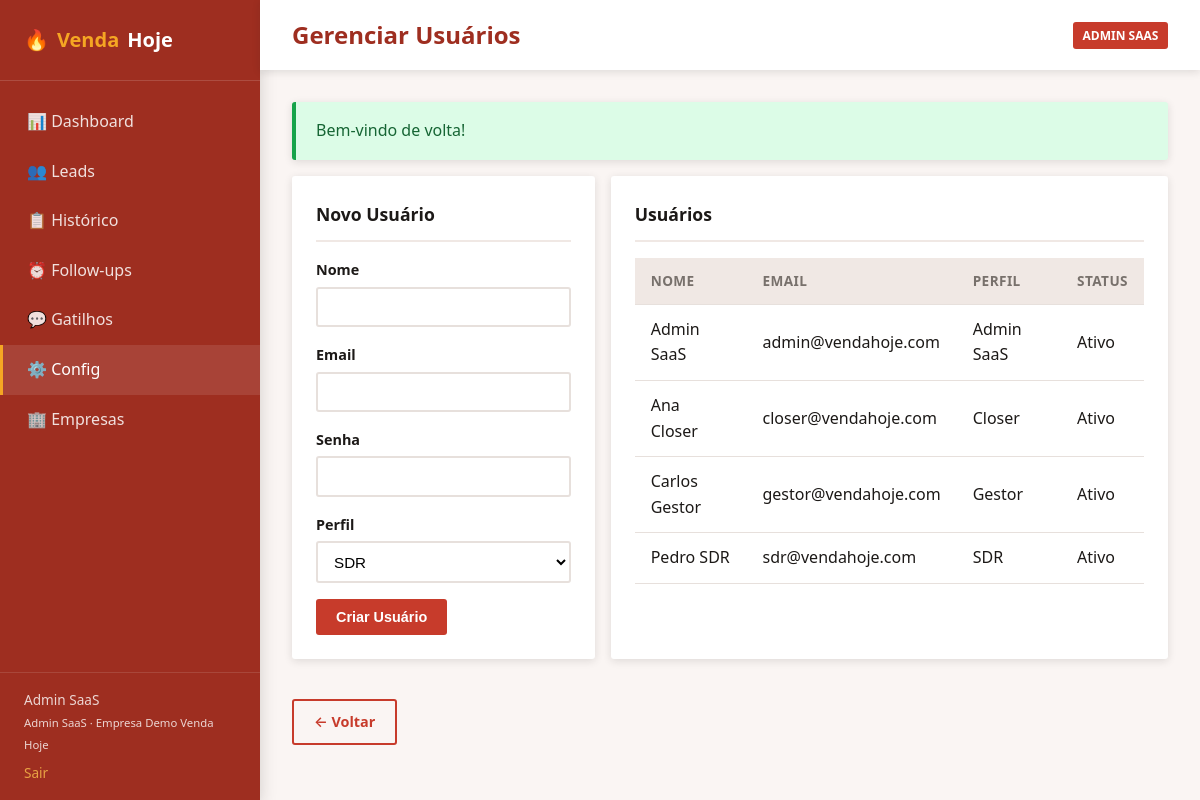
Screenshot of /venda_hoje/public/config/usuarios (signed in) with the database file from the repository.
### tables this page shows
CREATE TABLE IF NOT EXISTS usuarios (
    id INT UNSIGNED AUTO_INCREMENT PRIMARY KEY,
    empresa_id INT UNSIGNED NOT NULL,
    nome VARCHAR(150) NOT NULL,
    email VARCHAR(150) NOT NULL,
    senha VARCHAR(255) NOT NULL,
    perfil ENUM('sdr','closer','gestor','admin_saas') NOT NULL DEFAULT 'sdr',
    ativo TINYINT(1) NOT NULL DEFAULT 1,
    created_at TIMESTAMP DEFAULT CURRENT_TIMESTAMP,
    updated_at TIMESTAMP DEFAULT CURRENT_TIMESTAMP ON UPDATE CURRENT_TIMESTAMP,
    UNIQUE KEY uk_usuario_email_empresa (email, empresa_id),
    FOREIGN KEY (empresa_id) REFERENCES empresas(id) ON DELETE CASCADE
);

### app/Core/Controller.php (called while the page is built, shortened)
<?php
abstract class Controller
{
    protected function view(string $view, array $data = [], ?string $layout = 'main'): void
    {
        View::render($view, $data, $layout);
    }
}

### app/Controllers/ConfigController.php (called while the page is built, shortened)
<?php
class ConfigController extends Controller
{
    public function usuarios(): void
    {
        $user = Auth::user();
        $usuarioModel = new Usuario();
        $usuarios = $usuarioModel->getByEmpresa((int) $user['empresa_id']);
        $this->view('pages/config/usuarios', [
            'title' => 'Gerenciar Usuários',
            'usuarios' => $usuarios,
        ]);
    }
}

### public/index.php (called while the page is built, shortened)
<?php
$sessionConfig = require BASE_PATH . '/config/auth.php';
$router = new App\Core\Router();
$uri = $_SERVER['REQUEST_URI'] ?? '/';
$method = $_SERVER['REQUEST_METHOD'] ?? 'GET';
$router->dispatch($uri, $method);

### app/Helpers/functions.php (called while the page is built, shortened)
<?php
if (!function_exists('env')) {
    function env(string $key, mixed $default = null): mixed
    {
        $value = $_ENV[$key] ?? $_SERVER[$key] ?? null;
        return match (strtolower((string) $value)) {
            'true', '(true)' => true,
            'false', '(false)' => false,
            'empty', '(empty)' => '',
            'null', '(null)' => null,
            default => $value,
        };
    }
}
if (!function_exists('config')) {
    function config(string $key, mixed $default = null): mixed
    {
        static $configs = [];
        [$file, $item] = array_pad(explode('.', $key, 2), 2, null);
        if (!isset($configs[$file])) {
            $path = BASE_PATH . "/config/{$file}.php";
            $configs[$file] = file_exists($path) ? require $path : [];
        }
        return $configs[$file][$item] ?? $default;
    }
}
if (!function_exists('url')) {
    function url(string $path = ''): string
    {
        $base = rtrim(config('app.url'), '/');
        $path = $path === '' ? '' : '/' . ltrim($path, '/');
        return $base . $path;
    }
}
if (!function_exists('asset')) {
    function asset(string $path): string
    {
        return url('assets/' . ltrim($path, '/'));
    }
}
if (!function_exists('getFlash')) {
    function getFlash(): array
    {
        $flash = $_SESSION['_flash'] ?? [];
        return $flash;
    }
}
if (!function_exists('e')) {
    function e(?string $value): string
    {
        return htmlspecialchars($value ?? '', ENT_QUOTES, 'UTF-8');
    }
}
if (!function_exists('perfilLabel')) {
    function perfilLabel(string $perfil): string
    {
        return config('app.perfil_labels')[$perfil] ?? $perfil;
    }
}

### config/app.php (called while the page is built, shortened)
<?php
return [
    'name' => env('APP_NAME', 'Venda Hoje CRM'),
    'env' => env('APP_ENV', 'local'),
    'debug' => env('APP_DEBUG', true),
    'url' => rtrim(env('APP_URL', 'http://localhost'), '/'),
    'key' => env('APP_KEY', ''),
    'timezone' => 'America/Sao_Paulo',
    'funil_etapas' => [
        'novo_lead',
        'em_contato',
        'qualificado',
        'videochamada_agendada',
        'videochamada_realizada',
        'proposta_enviada',
        'negociacao',
        'fechado',
        'perdido',
    ],
    'funil_labels' => [
        'novo_lead' => 'Novo Lead',
        'em_contato' => 'Em Contato',
        'qualificado' => 'Qualificado',
        'videochamada_agendada' => 'Videochamada Agendada',
        'videochamada_realizada' => 'Videochamada Realizada',
        'proposta_enviada' => 'Proposta Enviada',
        'negociacao' => 'Negociação',
        'fechado' => 'Fechado',
        'perdido' => 'Perdido',
    ],
    'canais_atendimento' => ['telefone', 'whatsapp', 'email', 'videochamada', 'presencial', 'outro'],
    'perfis' => ['sdr', 'closer', 'gestor', 'admin_saas'],
    'perfil_labels' => [
        'sdr' => 'SDR',
        'closer' => 'Closer',
        'gestor' => 'Gestor',
        'admin_saas' => 'Admin SaaS',
    ],
];

### config/database.php (called while the page is built, shortened)
<?php
return [
    'host' => env('DB_HOST', '127.0.0.1'),
    'port' => env('DB_PORT', '3306'),
    'database' => env('DB_DATABASE', 'venda_hoje'),
    'username' => env('DB_USERNAME', 'root'),
    'password' => env('DB_PASSWORD', ''),
];

### app/Core/Database.php (called while the page is built, shortened)
<?php
class Database
{
    private static ?PDO $instance = null;
    public static function getInstance(): PDO
    {
        if (self::$instance === null) {
            $config = require BASE_PATH . '/config/database.php';
            $dsn = sprintf(
                'mysql:host=%s;port=%s;dbname=%s;charset=utf8mb4',
                $config['host'],
                $config['port'],
                $config['database']
            );
            try {
                self::$instance = new PDO($dsn, $config['username'], $config['password'], [
                    PDO::ATTR_ERRMODE => PDO::ERRMODE_EXCEPTION,
                    PDO::ATTR_DEFAULT_FETCH_MODE => PDO::FETCH_ASSOC,
                    PDO::ATTR_EMULATE_PREPARES => false,
                ]);
            } catch (PDOException $e) {
                throw new PDOException('Erro de conexão com o banco: ' . $e->getMessage());
            }
        }
        return self::$instance;
    }
}

### app/Core/Auth.php (called while the page is built, shortened)
<?php
class Auth
{
    public static function user(): ?array
    {
        return $_SESSION[self::SESSION_USER_KEY] ?? null;
    }
}

### app/Core/Model.php (called while the page is built, shortened)
<?php
abstract class Model
{
    protected PDO $db;
    public function __construct()
    {
        $this->db = Database::getInstance();
    }
    protected function query(string $sql, array $params = []): array
    {
        $stmt = $this->db->prepare($sql);
        $stmt->execute($params);
        return $stmt->fetchAll();
    }
}

### app/Models/Usuario.php (called while the page is built, shortened)
<?php
class Usuario extends Model
{
    public function getByEmpresa(int $empresaId): array
    {
        return $this->query(
            'SELECT id, nome, email, perfil, ativo, created_at FROM usuarios WHERE empresa_id = ? ORDER BY nome',
            [$empresaId]
        );
    }
}

### app/Views/pages/config/usuarios.php (the view, shortened to what this page needs)
<div class="flex gap-2 flex-wrap">
    <div class="card" style="flex: 1; min-width: 300px;">
        <div class="card-header"><span class="card-title">Novo Usuário</span></div>
        <form method="POST" action="<?= url('/config/usuarios') ?>">
            <div class="form-group">
                <label class="form-label">Nome</label>
                <input type="text" name="nome" class="form-control" required>
            </div>
            <div class="form-group">
                <label class="form-label">Email</label>
                <input type="email" name="email" class="form-control" required>
            </div>
            <div class="form-group">
                <label class="form-label">Senha</label>
                <input type="password" name="senha" class="form-control" required>
            </div>
            <div class="form-group">
                <label class="form-label">Perfil</label>
                <select name="perfil" class="form-control">
                    <option value="sdr">SDR</option>
                </select>
            </div>
            <button type="submit" class="btn btn-primary">Criar Usuário</button>
        </form>
    </div>
    <div class="card" style="flex: 2;">
        <div class="card-header"><span class="card-title">Usuários</span></div>
        <table>
            <thead><tr><th>Nome</th><th>Email</th><th>Perfil</th><th>Status</th></tr></thead>
            <tbody>
            <?php foreach ($usuarios as $u): ?>
                <tr>
                    <td><?= e($u['nome']) ?></td>
                    <td><?= e($u['email']) ?></td>
                    <td><?= perfilLabel($u['perfil']) ?></td>
                    <td><?= $u['ativo'] ? 'Ativo' : 'Inativo' ?></td>
                </tr>
            <?php endforeach; ?>
            </tbody>
        </table>
    </div>
</div>
<a href="<?= url('/config') ?>" class="btn btn-outline mt-2">← Voltar</a>

### app/Core/Router.php (shortened to what this page needs)
<?php
class Router
{
    private array $routes = [];
    private function addRoute(string $method, string $path, array $handler, array $middleware): void
    {
        $this->routes[] = [
            'method' => $method,
            'path' => $path,
            'handler' => $handler,
            'middleware' => $middleware,
        ];
    }
    public function dispatch(string $uri, string $method): void
    {
        $uri = parse_url($uri, PHP_URL_PATH) ?: '/';
        $basePath = parse_url(config('app.url'), PHP_URL_PATH) ?: '';
        if ($basePath && str_starts_with($uri, $basePath)) {
            $uri = substr($uri, strlen($basePath)) ?: '/';
        }
        $uri = rtrim($uri, '/') ?: '/';
        foreach ($this->routes as $route) {
            $params = $this->match($route['path'], $uri);
            if ($params !== false && $route['method'] === $method) {
                [$controllerClass, $action] = $route['handler'];
                $controller = new $controllerClass();
                call_user_func_array([$controller, $action], $params);
                return;
            }
        }
    }
    private function match(string $routePath, string $uri): array|false
    {
        $pattern = preg_replace('/\{([a-zA-Z_]+)\}/', '([^/]+)', $routePath);
        $pattern = '#^' . $pattern . '$#';
        if (!preg_match($pattern, $uri, $matches)) {
            return false;
        }
        array_shift($matches);
        return $matches;
    }
}

### app/Views/layouts/main.php (shortened to what this page needs)
<!DOCTYPE html>
<html lang="pt-BR">
<head>
    <link rel="stylesheet" href="<?= asset('css/app.css') ?>">
</head>
<body>
<div class="app-layout">
    <aside class="sidebar">
        <div class="sidebar-brand">
            🔥 <span>Venda</span> Hoje
        </div>
        <nav class="sidebar-nav">
            <a href="<?= url('/dashboard') ?>" class="nav-item <?= str_contains($_SERVER['REQUEST_URI'] ?? '', 'dashboard') || ($_SERVER['REQUEST_URI'] ?? '') === parse_url(config('app.url'), PHP_URL_PATH) . '/' ? 'active' : '' ?>">📊 Dashboard</a>
            <a href="<?= url('/leads') ?>" class="nav-item <?= str_contains($_SERVER['REQUEST_URI'] ?? '', '/leads') ? 'active' : '' ?>">👥 Leads</a>
            <a href="<?= url('/historico') ?>" class="nav-item <?= str_contains($_SERVER['REQUEST_URI'] ?? '', '/historico') ? 'active' : '' ?>">📋 Histórico</a>
            <a href="<?= url('/followups') ?>" class="nav-item <?= str_contains($_SERVER['REQUEST_URI'] ?? '', '/followups') ? 'active' : '' ?>">⏰ Follow-ups</a>
            <a href="<?= url('/gatilhos') ?>" class="nav-item <?= str_contains($_SERVER['REQUEST_URI'] ?? '', '/gatilhos') ? 'active' : '' ?>">💬 Gatilhos</a>
            <?php if ($user && in_array($user['perfil'], ['gestor', 'admin_saas'])): ?>
            <a href="<?= url('/config') ?>" class="nav-item <?= str_contains($_SERVER['REQUEST_URI'] ?? '', '/config') ? 'active' : '' ?>">⚙️ Config</a>
            <?php endif; ?>
            <?php if ($user && $user['perfil'] === 'admin_saas'): ?>
            <a href="<?= url('/admin/empresas') ?>" class="nav-item <?= str_contains($_SERVER['REQUEST_URI'] ?? '', '/admin') ? 'active' : '' ?>">🏢 Empresas</a>
            <?php endif; ?>
        </nav>
        <div class="sidebar-footer">
            <?= e($user['nome'] ?? '') ?><br>
            <small><?= perfilLabel($user['perfil'] ?? '') ?> · <?= e($user['empresa_nome'] ?? '') ?></small><br>
            <a href="<?= url('/logout') ?>" style="color: var(--secondary-light); margin-top: 0.5rem; display: inline-block;">Sair</a>
        </div>
    </aside>
    <div class="main-content">
        <header class="topbar">
            <h1><?= e($title ?? '') ?></h1>
            <div class="flex gap-1 items-center">
                <span class="badge badge-primary"><?= perfilLabel($user['perfil'] ?? '') ?></span>
            </div>
        </header>
        <main class="content">
            <?php foreach ($flash as $type => $message): ?>
                <div class="alert alert-<?= $type === 'error' ? 'error' : e($type) ?>"><?= e($message) ?></div>
            <?php endforeach; ?>
            <?= $content ?>
        </main>
    </div>
</div>
</body>
</html>

### rows the page displays
usuarios: nome "Admin SaaS", perfil "Admin SaaS", perfil "ADMIN SAAS", email "admin@vendahoje.com", ativo "Ativo"
usuarios: nome "Ana Closer", email "closer@vendahoje.com", perfil "Closer", ativo "Ativo"
usuarios: nome "Carlos Gestor", email "gestor@vendahoje.com", perfil "Gestor", ativo "Ativo"
usuarios: nome "Pedro SDR", email "sdr@vendahoje.com", perfil "SDR", ativo "Ativo"

### other values shown
$message "Bem-vindo de volta!"
